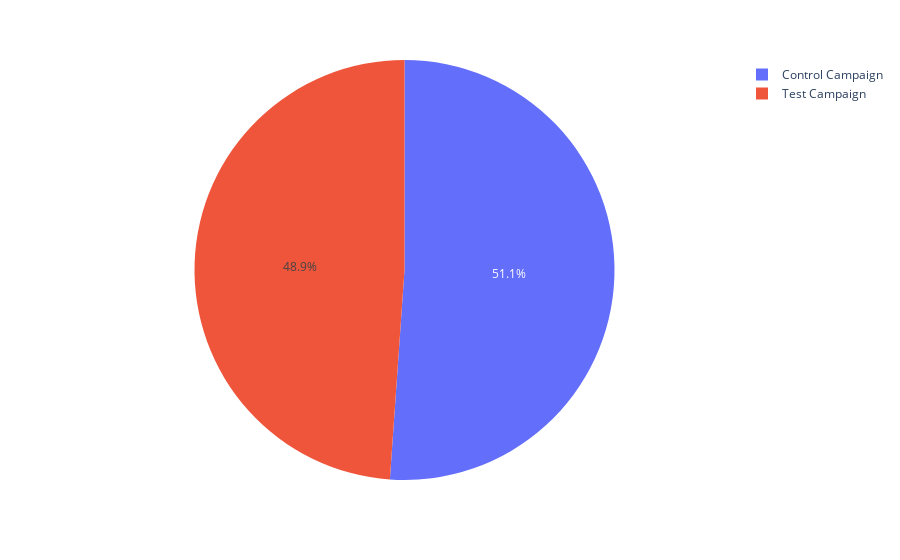

The cell this chart's notebook holds for it:
### Code cell
px.pie(data_frame=control_test, names="Campaign Name", values="# of View Content")

### Figure 1 — Plotly figure (JSON) as saved in the notebook; plotly's stock layout.template omitted (floating-point values rounded to 4 significant figures)
{"data": [{"domain": {"x": [0, 1], "y": [0, 1]}, "hovertemplate": "Campaign Name=%{label}<br># of View Content=%{value}<extra></extra>", "labels": ["Control Campaign", "Control Campaign", "Control Campaign", "Control Campaign", "Control Campaign", "Control Campaign", "Control Campaign", "Control Campaign", "Control Campaign", "Control Campaign", "Control Campaign", "Control Campaign", "Control Campaign", "Control Campaign", "Control Campaign", "Control Campaign", "Control Campaign", "Control Campaign", "Control Campaign", "Control Campaign", "Control Campaign", "Control Campaign", "Control Campaign", "Control Campaign", "Control Campaign", "Control Campaign", "Control Campaign", "Control Campaign", "Control Campaign", "Control Campaign", "Test Campaign", "Test Campaign", "Test Campaign", "Test Campaign", "Test Campaign", "Test Campaign", "Test Campaign", "Test Campaign", "Test Campaign", "Test Campaign", "Test Campaign", "Test Campaign", "Test Campaign", "Test Campaign", "Test Campaign", "Test Campaign", "Test Campaign", "Test Campaign", "Test Campaign", "Test Campaign", "Test Campaign", "Test Campaign", "Test Campaign", "Test Campaign", "Test Campaign", "Test Campaign", "Test Campaign", "Test Campaign", "Test Campaign", "Test Campaign"], "legendgroup": "", "name": "", "showlegend": true, "type": "pie", "values": [2159, 1841, 1549, 982, 1900.0, 1249, 1106, 2746, 2179, 1984, 2486, 1147, 1975, 1149, 1005, 2158, 1642, 2115, 2098, 848, 2496, 2988, 2496, 1149, 2096, 2421, 3249, 1589, 4219, 1249, 1069, 1548, 2367, 1437, 858, 1073, 2182, 2194, 2761, 1804, 2617, 1992, 2058, 1059, 1609, 2594, 1576, 2522, 2801, 1894, 1868, 1131, 2004, 2427, 2551, 1046, 2552, 1281, 1240, 1625]}], "layout": {"legend": {"tracegroupgap": 0}, "margin": {"t": 60}}}
